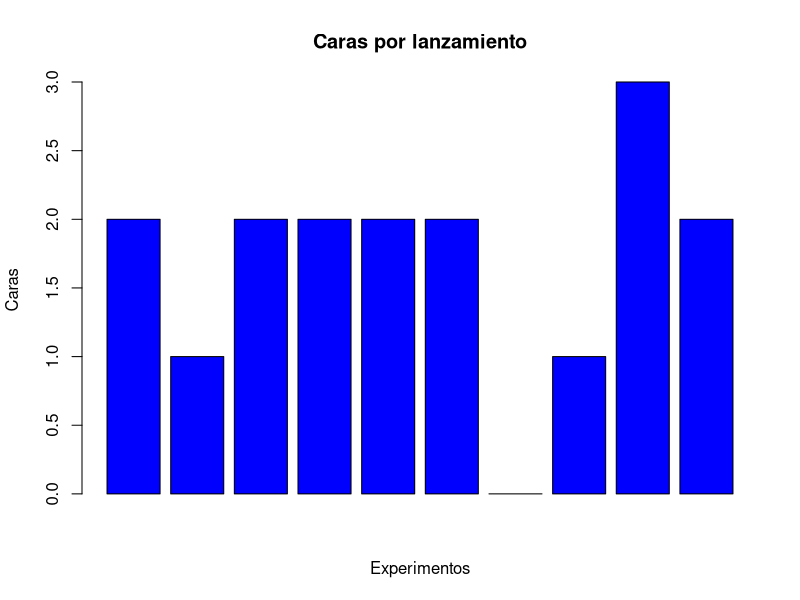
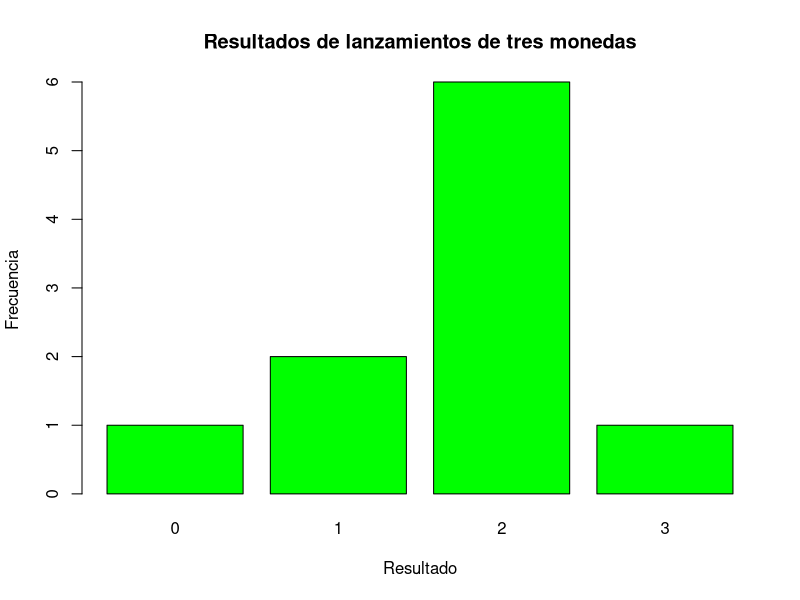

Write the R code that produced these figures, in order.
# Simulación de tres monedas lanzadas simultáneamente
set.seed(123)
lanzamientos <- 10
monedas <- matrix(sample(c(1, 0), lanzamientos * 3, replace = TRUE), ncol = 3)

# Contar número de caras en cada lanzamiento
caras_por_lanzamiento <- rowSums(monedas)

# Convertir en data.frame
monedas_df <- as.data.frame(monedas)
colnames(monedas_df) <- c("Moneda1", "Moneda2", "Moneda3")
monedas_df$caras_por_lanzamiento <- caras_por_lanzamiento

# Mostrar resultados
print("Tabla con caras por lanzamiento:")
print(monedas_df)

# Visualización
barplot(monedas_df$caras_por_lanzamiento, main = "Caras por lanzamiento",
        xlab = "Experimentos", ylab = "Caras", col = "blue")

# Contar resultados
resultado <- table(monedas_df$caras_por_lanzamiento)

# Mostrar resultados
print("Resultados de lanzamientos de tres monedas:")
print(resultado)

# Visualización
barplot(resultado, main = "Resultados de lanzamientos de tres monedas",
        xlab = "Resultado", ylab = "Frecuencia", col = "green")
        